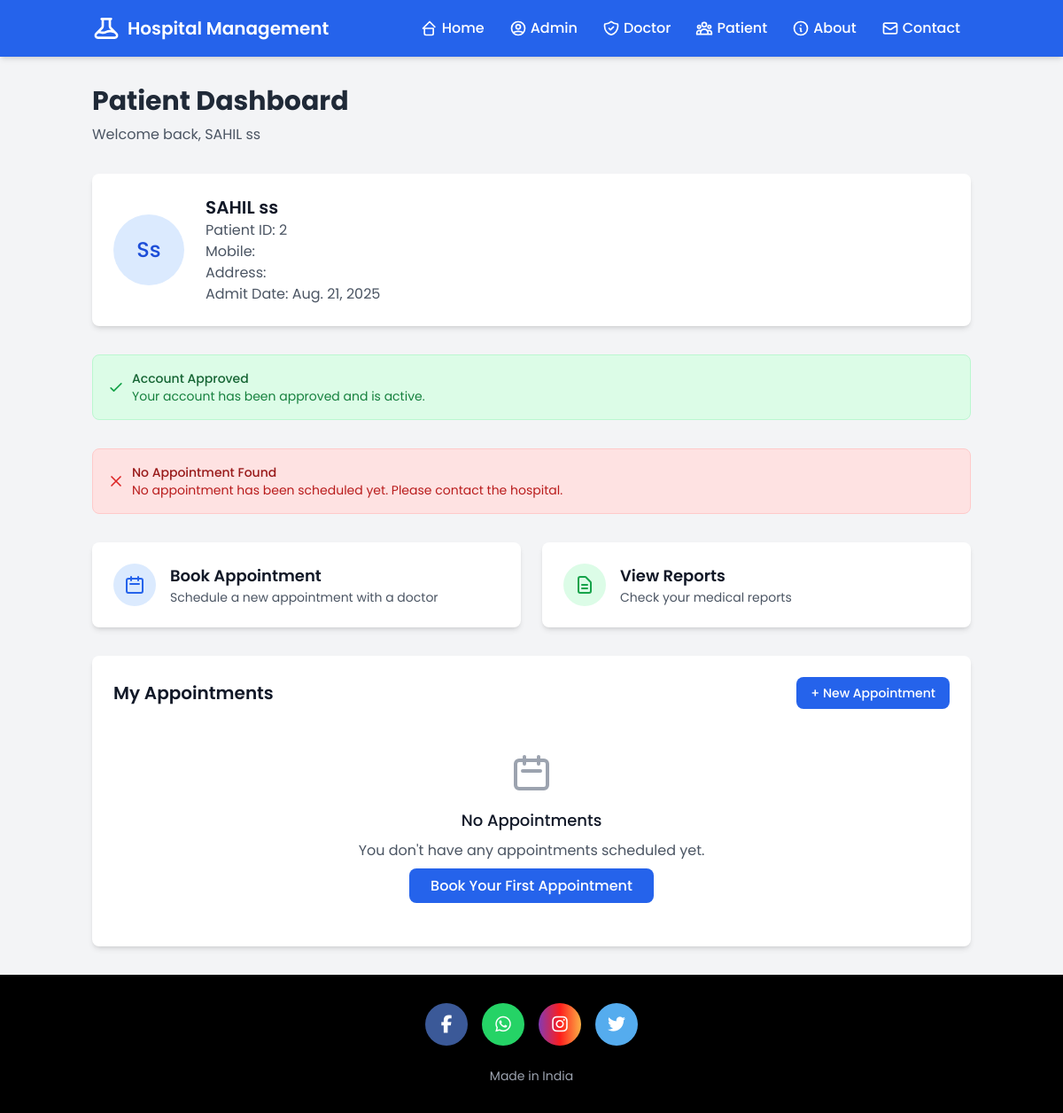
The app's page /patient-dashboard/ (signed in) with its own data.
### hospital/models.py (models this page shows, shortened)
class Patient(models.Model):
    user=models.OneToOneField(User,on_delete=models.CASCADE)
    profile_pic= models.ImageField(upload_to='profile_pic/PatientProfilePic/',null=True,blank=True)
    address = models.CharField(max_length=40)
    mobile = models.CharField(max_length=20,null=False)
    symptoms = models.CharField(max_length=100,null=False)
    assignedDoctor = models.ForeignKey('Doctor', on_delete=models.SET_NULL, null=True, blank=True, related_name='assigned_patients')
    admitDate=models.DateField(auto_now=True)
    status=models.BooleanField(default=False)
    is_approved = models.BooleanField(default=False)
    approved_by = models.ForeignKey(User, on_delete=models.SET_NULL, null=True, blank=True, related_name='approved_patients')
    approved_at = models.DateTimeField(null=True, blank=True)
    @property
    def get_name(self):
        return self.user.first_name+" "+self.user.last_name
    @property
    def get_id(self):
        return self.user.id

### hospital/views.py (the view)
# urls.py: path('patient-dashboard/', views.patient_dashboard, name='patient-dashboard'),
@login_required
def patient_dashboard(request):
    try:
        patient = Patient.objects.get(user=request.user)
        appointments = Appointment.objects.filter(patientId=patient.user.id).order_by('-createdDate')
        context = {
            'patient': patient,
            'appointments': appointments,
        }
        context['alert_message'] = request.session.pop('alert_message', None)
        return render(request, 'hospital/patient_dashboard.html', context)
    except Patient.DoesNotExist:
        request.session['alert_message'] = 'Patient profile not found. Please contact support.'
        return redirect('patientlogin')
    except Exception as e:
        request.session['alert_message'] = f'Error loading dashboard: {str(e)}'
        return redirect('patientlogin')

### templates/hospital/patient_dashboard.html (shortened to what this page needs)
<!DOCTYPE html>
{% load static %}
<html lang="en">
<head>
    <script src="https://cdn.tailwindcss.com"></script>
</head>
<body class="bg-gray-100 min-h-screen">
    {% include "hospital/navbar.html" %}
    <div class="container mx-auto px-4 py-8">
        <div class="mb-8">
            <h1 class="text-3xl font-bold text-gray-800">Patient Dashboard</h1>
            <p class="text-gray-600 mt-2">Welcome back, {{ patient.get_name }}</p>
        </div>
        <div class="bg-white rounded-lg shadow-md p-6 mb-8">
            <div class="flex items-center">
                <div class="flex-shrink-0 h-20 w-20">
                    {% if patient.profile_pic %}
                        <img class="h-20 w-20 rounded-full" src="{{ patient.profile_pic.url }}" alt="">
                    {% else %}
                        <div class="h-20 w-20 rounded-full bg-blue-100 flex items-center justify-center">
                            <span class="text-2xl font-medium text-blue-700">{{ patient.user.first_name|first }}{{ patient.user.last_name|first }}</span>
                        </div>
                    {% endif %}
                </div>
                <div class="ml-6">
                    <h2 class="text-xl font-semibold text-gray-900">{{ patient.get_name }}</h2>
                    <p class="text-gray-600">Patient ID: {{ patient.get_id }}</p>
                    <p class="text-gray-600">Mobile: {{ patient.mobile }}</p>
                    <p class="text-gray-600">Address: {{ patient.address }}</p>
                    <p class="text-gray-600">Admit Date: {{ patient.admitDate }}</p>
                </div>
            </div>
        </div>
        {% if patient.status %}
            <div class="bg-green-100 border border-green-200 rounded-lg p-4 mb-8">
                <div class="flex items-center">
                    <svg class="h-5 w-5 text-green-600 mr-2" fill="none" stroke="currentColor" viewBox="0 0 24 24">
                        <path stroke-linecap="round" stroke-linejoin="round" stroke-width="2" d="M5 13l4 4L19 7"></path>
                    </svg>
                    <div>
                        <h3 class="text-sm font-medium text-green-800">Account Approved</h3>
                        <p class="text-sm text-green-700">
                            Your account has been approved and is active.
                        </p>
                    </div>
                </div>
            </div>
            {% with appointment=appointments.0 %}
                {% if appointment and appointment.appointmentDate and appointment.appointmentTime %}
                    <div class="bg-blue-100 border border-blue-200 rounded-lg p-4 mb-8">
                        <div class="flex items-center">
                            <svg class="h-5 w-5 text-blue-600 mr-2" fill="none" stroke="currentColor" viewBox="0 0 24 24">
                                <path stroke-linecap="round" stroke-linejoin="round" stroke-width="2" d="M8 7V3m8 4V3m-9 8h10M5 21h14a2 2 0 002-2V7a2 2 0 00-2-2H5a2 2 0 00-2 2v12a2 2 0 002 2z"></path>
                            </svg>
                            <div>
                                <h3 class="text-sm font-medium text-blue-800">Appointment Scheduled</h3>
                                <p class="text-sm text-blue-700">
                                    Your appointment is scheduled for {{ appointment.appointmentDate }} at {{ appointment.appointmentTime }}.
                                </p>
                            </div>
                        </div>
                    </div>
                {% else %}
                    <div class="bg-red-100 border border-red-200 rounded-lg p-4 mb-8">
                        <div class="flex items-center">
                            <svg class="h-5 w-5 text-red-600 mr-2" fill="none" stroke="currentColor" viewBox="0 0 24 24">
                                <path stroke-linecap="round" stroke-linejoin="round" stroke-width="2" d="M6 18L18 6M6 6l12 12"></path>
                            </svg>
                            <div>
                                <h3 class="text-sm font-medium text-red-800">No Appointment Found</h3>
                                <p class="text-sm text-red-700">
                                    No appointment has been scheduled yet. Please contact the hospital.
                                </p>
                            </div>
                        </div>
                    </div>
                {% endif %}
            {% endwith %}
        {% endif %}
        <div class="grid grid-cols-1 md:grid-cols-2 gap-6 mb-8">
            <a href="{% url 'book-appointment' %}" class="bg-white rounded-lg shadow-md p-6 hover:shadow-lg transition-shadow">
                <div class="flex items-center">
                    <div class="p-3 rounded-full bg-blue-100 text-blue-600">
                        <svg class="w-6 h-6" fill="none" stroke="currentColor" viewBox="0 0 24 24">
                            <path stroke-linecap="round" stroke-linejoin="round" stroke-width="2" d="M8 7V3m8 4V3m-9 8h10M5 21h14a2 2 0 002-2V7a2 2 0 00-2-2H5a2 2 0 00-2 2v12a2 2 0 002 2z"></path>
                        </svg>
                    </div>
                    <div class="ml-4">
                        <h3 class="text-lg font-semibold text-gray-900">Book Appointment</h3>
                        <p class="text-sm text-gray-600">Schedule a new appointment with a doctor</p>
                    </div>
                </div>
            </a>
            <a href="#" class="bg-white rounded-lg shadow-md p-6 hover:shadow-lg transition-shadow">
                <div class="flex items-center">
                    <div class="p-3 rounded-full bg-green-100 text-green-600">
                        <svg class="w-6 h-6" fill="none" stroke="currentColor" viewBox="0 0 24 24">
                            <path stroke-linecap="round" stroke-linejoin="round" stroke-width="2" d="M9 12h6m-6 4h6m2 5H7a2 2 0 01-2-2V5a2 2 0 012-2h5.586a1 1 0 01.707.293l5.414 5.414a1 1 0 01.293.707V19a2 2 0 01-2 2z"></path>
                        </svg>
                    </div>
                    <div class="ml-4">
                        <h3 class="text-lg font-semibold text-gray-900">View Reports</h3>
                        <p class="text-sm text-gray-600">Check your medical reports</p>
                    </div>
                </div>
            </a>
        </div>
        <div class="bg-white rounded-lg shadow-md p-6">
            <div class="flex justify-between items-center mb-4">
                <h2 class="text-xl font-semibold text-gray-900">My Appointments</h2>
                <a href="{% url 'book-appointment' %}" class="bg-blue-600 hover:bg-blue-700 text-white px-4 py-2 rounded-lg text-sm font-medium">
                    + New Appointment
                </a>
            </div>
            {% if appointments %}
                <div class="space-y-4">
                    {% for appointment in appointments %}
                    <div class="border border-gray-200 rounded-lg p-4">
                        <div class="flex justify-between items-start">
                            <div class="flex-1">
                                <h3 class="font-medium text-gray-900">
                                    Appointment with Dr. {{ appointment.doctorName|default:"Doctor" }}
                                </h3>
                                <p class="text-sm text-gray-600">
                                    {% if appointment.doctor_scheduled_date %}
                                        Scheduled: {{ appointment.doctor_scheduled_date }} at {{ appointment.doctor_scheduled_time }}
                                    {% elif appointment.admin_scheduled_date %}
                                        Admin Scheduled: {{ appointment.admin_scheduled_date }} at {{ appointment.admin_scheduled_time }}
                                    {% else %}
                                        Date: Not scheduled yet
                                    {% endif %}
                                </p>
                                <p class="text-sm text-gray-600">Description: {{ appointment.description }}</p>
                                <div class="mt-2 flex items-center space-x-4">
                                    {% if appointment.status %}
                                        <span class="px-2 inline-flex text-xs leading-5 font-semibold rounded-full bg-green-100 text-green-800">
                                            Admin Approved
                                        </span>
                                    {% else %}
                                        <span class="px-2 inline-flex text-xs leading-5 font-semibold rounded-full bg-yellow-100 text-yellow-800">
                                            Pending Admin Approval
                                        </span>
                                    {% endif %}
                                    {% if appointment.is_accepted_by_doctor %}
                                        <span class="px-2 inline-flex text-xs leading-5 font-semibold rounded-full bg-blue-100 text-blue-800">
                                            Doctor Accepted
                                        </span>
                                    {% else %}
                                        <span class="px-2 inline-flex text-xs leading-5 font-semibold rounded-full bg-gray-100 text-gray-800">
                                            Pending Doctor Acceptance
                                        </span>
                                    {% endif %}
                                </div>
                            </div>
                        </div>
                    </div>
                    {% endfor %}
                </div>
            {% else %}
                <div class="text-center py-8">
                    <div class="text-gray-400 mb-4">
                        <svg class="mx-auto h-12 w-12" fill="none" stroke="currentColor" viewBox="0 0 24 24">
                            <path stroke-linecap="round" stroke-linejoin="round" stroke-width="2" d="M8 7V3m8 4V3m-9 8h10M5 21h14a2 2 0 002-2V7a2 2 0 00-2-2H5a2 2 0 00-2 2v12a2 2 0 002 2z"></path>
                        </svg>
                    </div>
                    <h3 class="text-lg font-medium text-gray-900 mb-2">No Appointments</h3>
                    <p class="text-gray-600 mb-4">You don't have any appointments scheduled yet.</p>
                    <a href="{% url 'book-appointment' %}" class="bg-blue-600 hover:bg-blue-700 text-white px-6 py-2 rounded-lg font-medium">
                        Book Your First Appointment
                    </a>
                </div>
            {% endif %}
        </div>
    </div>
    {% include "hospital/footer.html" %}
</body>
</html>

### templates/hospital/patient_dashboard.html (style rules this page uses)
body { font-family: 'Roboto', sans-serif; }

### templates/hospital/navbar.html (style rules this page uses)
body { font-family: 'Poppins', sans-serif; }

### records on screen
Patient: get_name "SAHIL ss", user.first_name|first "S", user.last_name|first "s", get_id "2", admitDate "Aug. 21, 2025"
